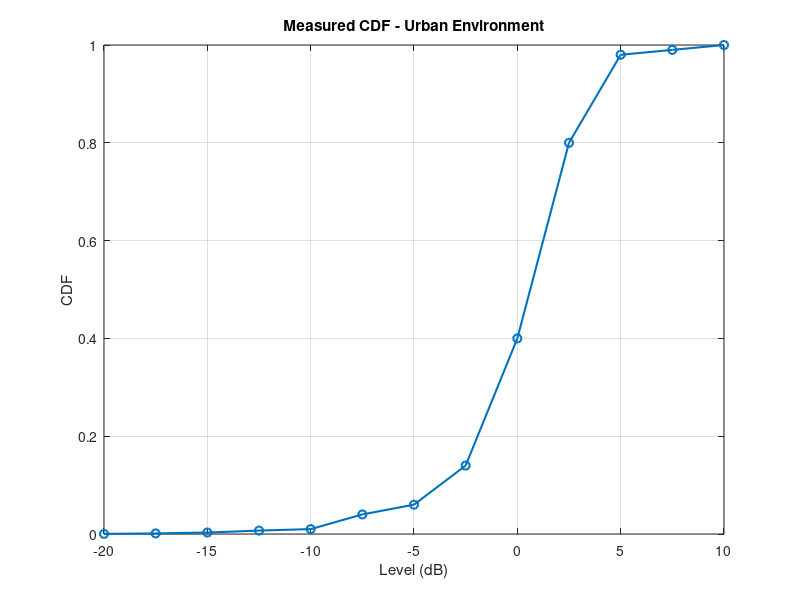
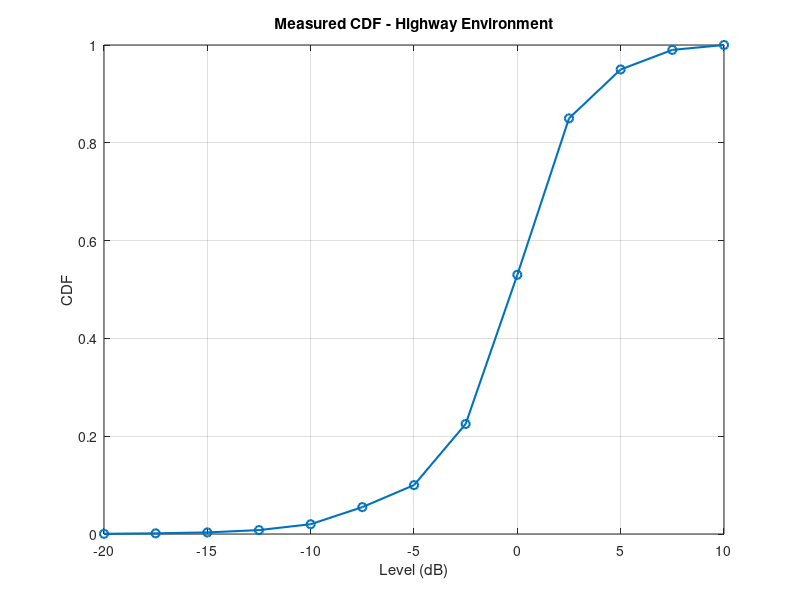

The MATLAB script that drew these images, in order:
%% Phase 2 - Measured CDF data (Urban + Highway)
clear; clc; close all;

% Levels in dB (same for both scenarios)
levels_dB = [-20 -17.5 -15 -12.5 -10 -7.5 -5 -2.5 0 2.5 5 7.5 10];

% Measured CDF - Urban (Table 2)
cdf_urban = [0.0003 0.0012 0.003 0.007 0.01 0.04 0.06 0.14 0.4 0.8 0.98 0.99 1];

% Measured CDF - Highway (Table 3)
cdf_highway = [0.0004 0.0014 0.0032 0.008 0.02 0.055 0.1 0.225 0.53 0.85 0.95 0.99 1];

%% Plot measured CDFs (sanity check)
figure;
plot(levels_dB, cdf_urban, 'o-', 'LineWidth', 1.5); grid on;
xlabel('Level (dB)');
ylabel('CDF');
title('Measured CDF - Urban Environment');

figure;
plot(levels_dB, cdf_highway, 'o-', 'LineWidth', 1.5); grid on;
xlabel('Level (dB)');
ylabel('CDF');
title('Measured CDF - Highway Environment');

% Save figures (PNG)
saveas(1, fullfile('..','Figures','cdf_urban.png'));
saveas(2, fullfile('..','Figures','cdf_highway.png'));
